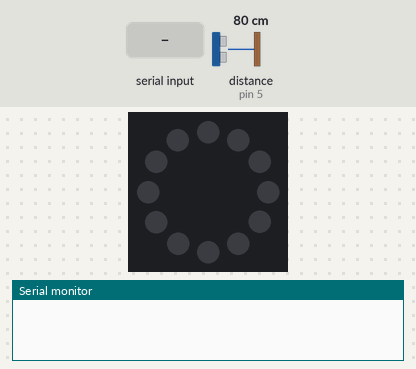
A sketch run on a simulated Arduino Uno, built with avr-gcc and run on an emulated ATmega328P. Shown: 12 RGB LEDs in a ring, first at the top, clockwise, the last lines printed to the serial monitor. Wiring (inferred from the names in the program): ultrasonic range finder: trigger pin 6; echo pin 5. The test bench sets the inputs (shaded band); at power-on: distance to the obstacle (sensor on pin 5) 80 cm. The echo pulse lasts 58.3 µs per cm; dim RGB values are drawn brighter than linear.

Above: at 2.7 s.
2.8 s: "1,1\n" received over the second serial link
At 4.5 s:
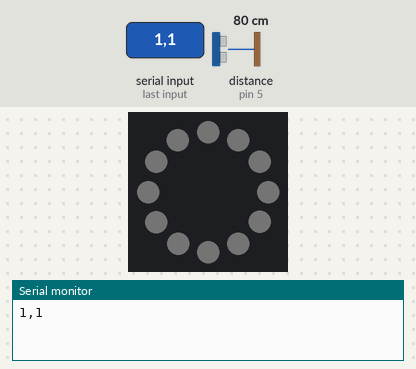
5.3 s: "90,45,200\n" received over the second serial link
At 6.6 s:
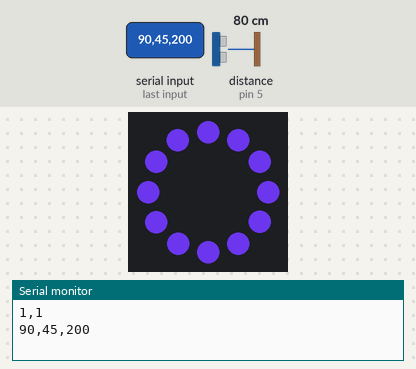
7.8 s: "1,150\n" received over the second serial link
At 9.5 s:
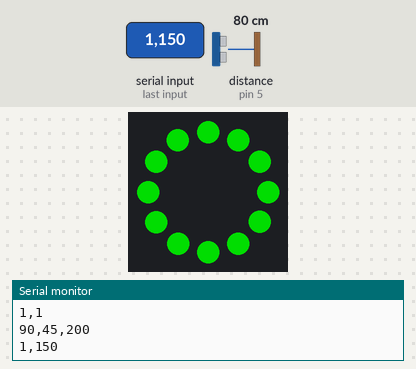
10.3 s: "2,1\n" received over the second serial link
At 12.5 s:
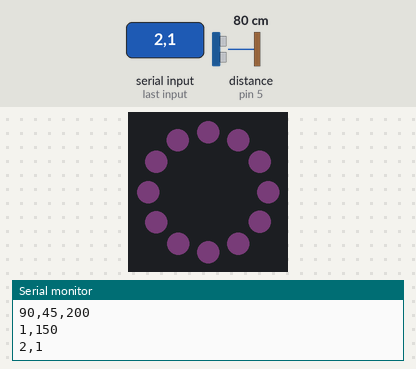
12.8 s: "3,1\n" received over the second serial link
At 14.4 s:
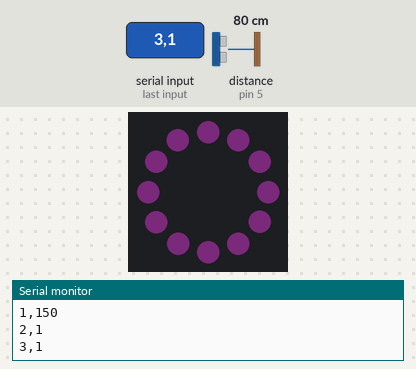
15.3 s: "1,90,45\n" received over the second serial link
At 17.6 s:
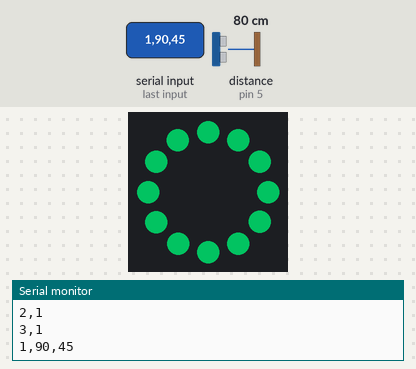
Timing chart, 0 to 19.1 s (numbered marks = the images above; inputs shaded):
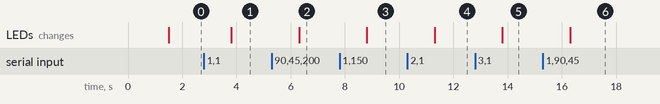

Measured:
- after the input at 2.8 s, the LEDs: change after 1.0 s (image 1)
- after the input at 5.3 s, the LEDs: change after 1.0 s (image 2)
- after the input at 7.8 s, the LEDs: change after 1.0 s (image 3)
- after the input at 10.3 s, the LEDs: change after 1.0 s (image 4)
- after the input at 12.8 s, the LEDs: change after 1.0 s (image 5)
- after the input at 15.3 s, the LEDs: change after 1.0 s (image 6)

The sketch:

final-arduino.ino
```cpp
// software serial to communicate between arduino and esp + keep arduino's serial open for computer
#include <SoftwareSerial.h>
// header file for LED
#include <Adafruit_NeoPixel.h>

int txPin = 2;
int rxPin = 3;
int echoPin = 5;
int trigPin = 6;
//int rPin = 9;
//int gPin = 10;
//int bPin = 11;

//new led uses 1 pin for data
int ledPin = 9;
//ring of 12 LEDs
int ledCount = 12;

SoftwareSerial espArduino(rxPin, txPin);
Adafruit_NeoPixel ring(ledCount, ledPin, NEO_GRB + NEO_KHZ800);

void setup() {
  pinMode(rxPin, INPUT);
  pinMode(echoPin, INPUT);
  pinMode(trigPin, OUTPUT);
  pinMode(txPin, OUTPUT);
  //  pinMode(rPin, OUTPUT);
  //  pinMode(gPin, OUTPUT);
  //  pinMode(bPin, OUTPUT);
  pinMode(ledPin, OUTPUT);

  Serial.begin(115200);
  espArduino.begin(115200);
  delay(1500);

//  start LED ring, but show no color until we get IoT cloud's color
  ring.begin();
  ring.show();
}

// set variables to r, g, b color values, time of last update, and light status
int r = 255;
int g = 0;
int b = 0;
unsigned long lastUpdate = 0L; // millis() returns unsigned long (https://www.arduino.cc/reference/en/language/functions/time/millis/)
bool lightOn = true;

void loop() {
// HC-SR04: arudino example at https://create.arduino.cc/projecthub/abdularbi17/ultrasonic-sensor-hc-sr04-with-arduino-tutorial-327ff6
  int dur, dist;
  digitalWrite(trigPin, LOW);
  delayMicroseconds(2);
  digitalWrite(trigPin, HIGH);
  delayMicroseconds(10);
  digitalWrite(trigPin, LOW);
  dur = pulseIn(echoPin, HIGH);
  dist = (dur * .0343) / 2;
  if (dist < 30) {
//    less than 30 cm away, show the current color
    showColor(r, g, b);
//    tell the esp to turn on the second lamp
    espArduino.println("MOTION");
//  keep track of the latest movement
    lastUpdate = millis();
    lightOn = true;
  } else if (lightOn && ((millis() - lastUpdate) >= 3000)) {
//    after 3 seconds of no motion, turn off light
    showColor(0, 0, 0);
    lightOn = false;
  }
  if (espArduino.available()) {
//    read esp serial, only lines beginning with a number are valid colors (ignores the few wifi connection messages at startup)
    String newColor = espArduino.readString();
    Serial.println(newColor);
    if (newColor.startsWith("1") || newColor.startsWith("2") || newColor.startsWith("3") || newColor.startsWith("4") || newColor.startsWith("5") || newColor.startsWith("6") || newColor.startsWith("7") || newColor.startsWith("8") || newColor.startsWith("9") || newColor.startsWith("0")) {
//      color is r,g,b so find the index of both commas
      int firstComma = newColor.indexOf(',');
      int secondComma = newColor.indexOf(',', firstComma + 1);
//      then split the string to 3 integers
      r = newColor.substring(0, firstComma).toInt();
      g = newColor.substring(firstComma + 1, secondComma).toInt();
      b = newColor.substring(secondComma + 1).toInt();
//      and finally show the color, flag light on, and update time
      showColor(r, g, b);
      lightOn = true;
      lastUpdate = millis();
    }
  }
}

void showColor(int thisR, int thisG, int thisB) {
  //    analogWrite(rPin, r);
  //    analogWrite(gPin, g);
  //    analogWrite(bPin, b);

//  set each LED in the ring to the color params
  for (int i = 0; i < ledCount; i++) {
    ring.setPixelColor(i, thisR, thisG, thisB);
  }
  ring.show();
}
```
